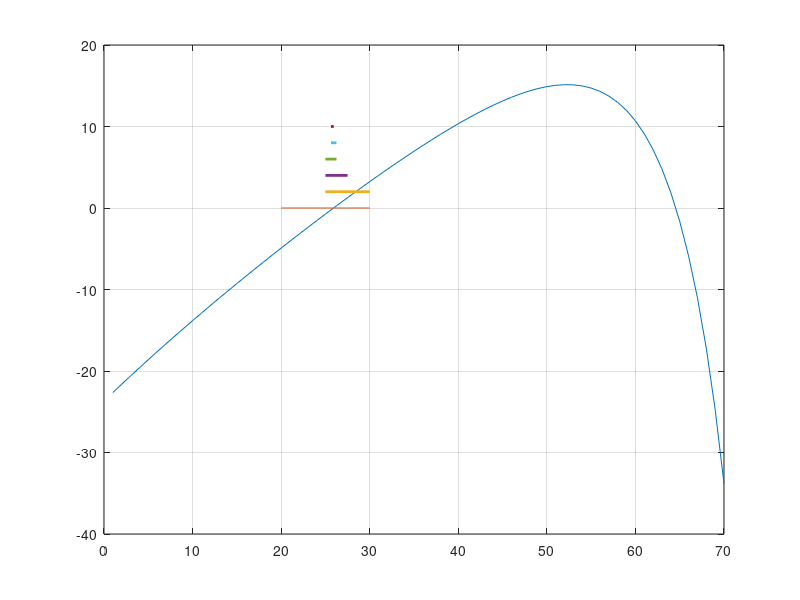

Write the MATLAB code that produced this figure. (Note: this script raises an error after producing the figure.)
% Setup Problem
x = 60;    %ft
V0 = 50;   %ft/sec
Hq = 6.5;  %ft
g = 32.2;  %ft/sec^2

f = @(theta_deg) x * tand(theta_deg) - 0.5 * x.^2*g./V0.^2./cosd(theta_deg).^2 + Hq - 7;

% Visualize & Select an Interval
theta_deg_range = 1:70;
figure
plot(theta_deg_range, f(theta_deg_range));
hold on;
grid on;
imax = 10;
a = 20;
b = 30;
plot([a,b],[0,0]);
hold on;
%Bisection Algorithm
for i = 1:imax
    xns = (a + b)/2;
    toli = abs(a-b);
    tol = 1;
    % Two candidate brackets
    if (f(xns) * f(a)) < 0
        b = xns;
        disp("True");
    else
        a = xns;
        disp("False");
    end
    fprintf("%d %f %f %f %f\n", i , a, b, xns, f(xns));
    disp(a-b);
    hold on;
    plot([a,b], [(i*2),(i*2)], 'linewidth', 2);

    if i == imax
        exit_msg 'Max iterations reached.'
        break
    end
    if toli < tol
        exit_msg 'Tolerance satisfied'
        break
    end
end
plot([a,b], [0,0], 'k*');
%Update Bracket
%View Result